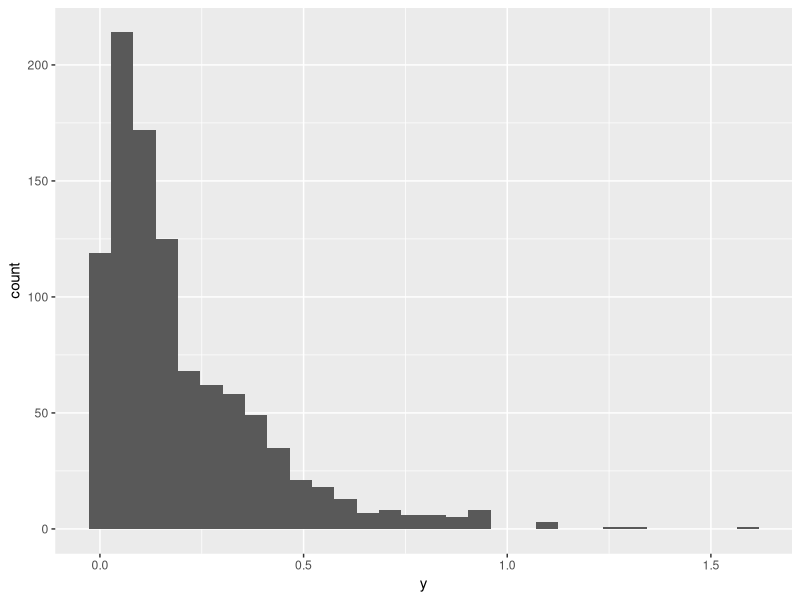
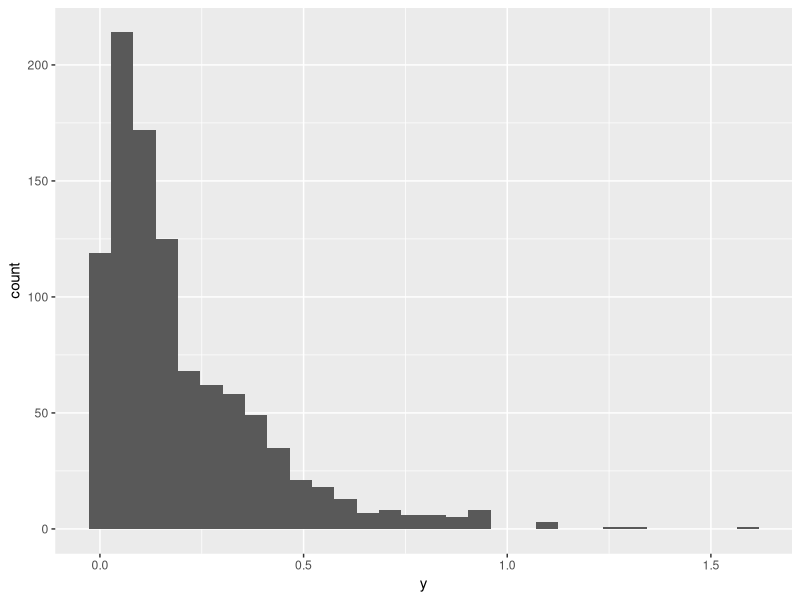

Here is the R script that generated these plots, in order:
n <- 1000
#
# Generate a sample from a exponential distrubtion
# with lambda = 5
#
y <- rexp(n, 5)
#
df <- data.frame(y)
#
library(ggplot2)
#
ggplot(df,
       aes(x = y)) +
  geom_histogram()
#
ggsave("histogram_exp.pdf")
#
